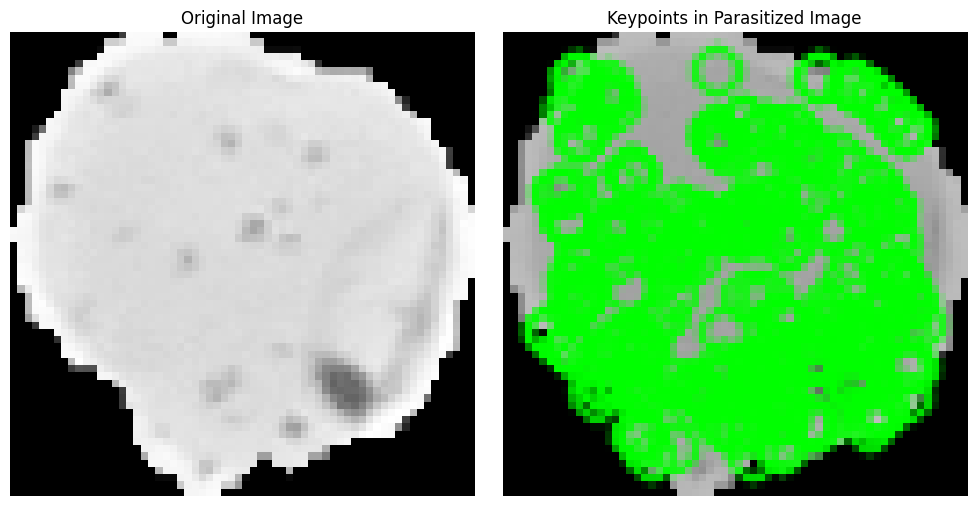
#> input picture paraoutput.png, 976 x 506 px
$ jupyter execute Image.ipynb
#> lines starting #> are read from the running program, lines starting #| are printed output that depends on the picture; after the words box and inside, x2 and y2 are one past the last pixel; in counts of white or black regions, pixels touching at a corner belong together
[cell 1]
import cv2
import numpy as np
import matplotlib.pyplot as plt

# Target dimensions
TARGET_WIDTH = 1400
TARGET_HEIGHT = 1100

# Load two images
img1 = cv2.imread('./paraoutput.png')
#> img1 is the input picture: shape (506, 976, 3); mean B, G, R 119.1, 180.2, 119.1
img2 = cv2.imread('./unparaoutput.png')
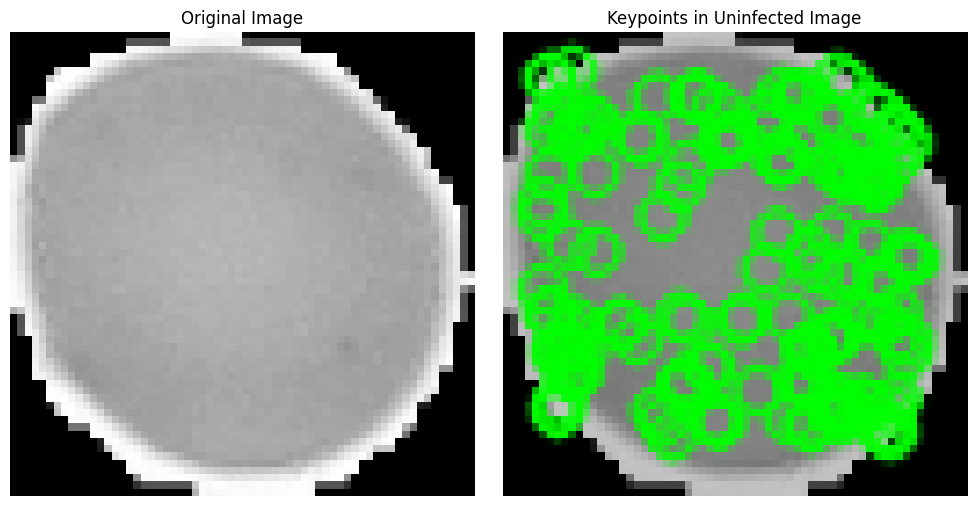
#> input picture unparaoutput.png, 976 x 506 px
#> img2 is the input picture: shape (506, 976, 3); mean B, G, R 117.9, 165.5, 117.9

# Check if images are loaded
if img1 is None or img2 is None:
    print("Error: One or both images could not be loaded. Check the file paths.")
    exit()

# Resize both images to the target width while maintaining aspect ratio
img1_resized = cv2.resize(img1, (TARGET_WIDTH, int(img1.shape[0] * TARGET_WIDTH / img1.shape[1])))
img2_resized = cv2.resize(img2, (TARGET_WIDTH, int(img2.shape[0] * TARGET_WIDTH / img2.shape[1])))

# Crop or stretch each image to make their combined height match the target height
half_height = TARGET_HEIGHT // 2  # Each image gets half the total height

# Resize the height of each image to half of the target height
img1_final = cv2.resize(img1_resized, (TARGET_WIDTH, half_height))
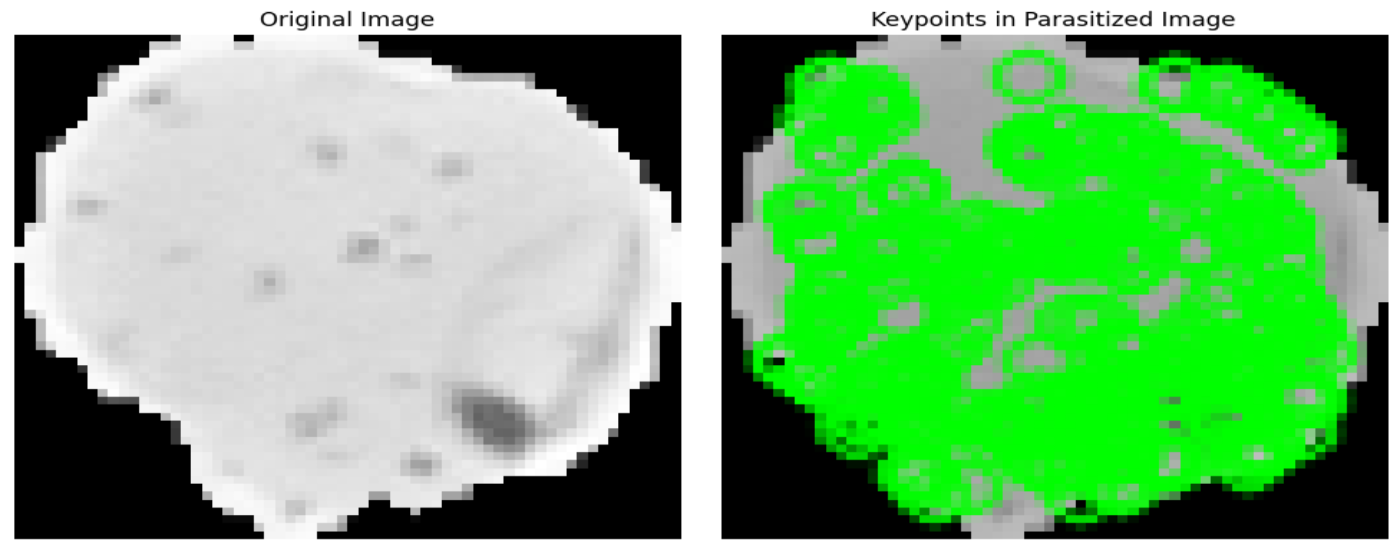
#> img1_final: shape (550, 1400, 3); mean B, G, R 119.1, 180.2, 119.1
img2_final = cv2.resize(img2_resized, (TARGET_WIDTH, half_height))
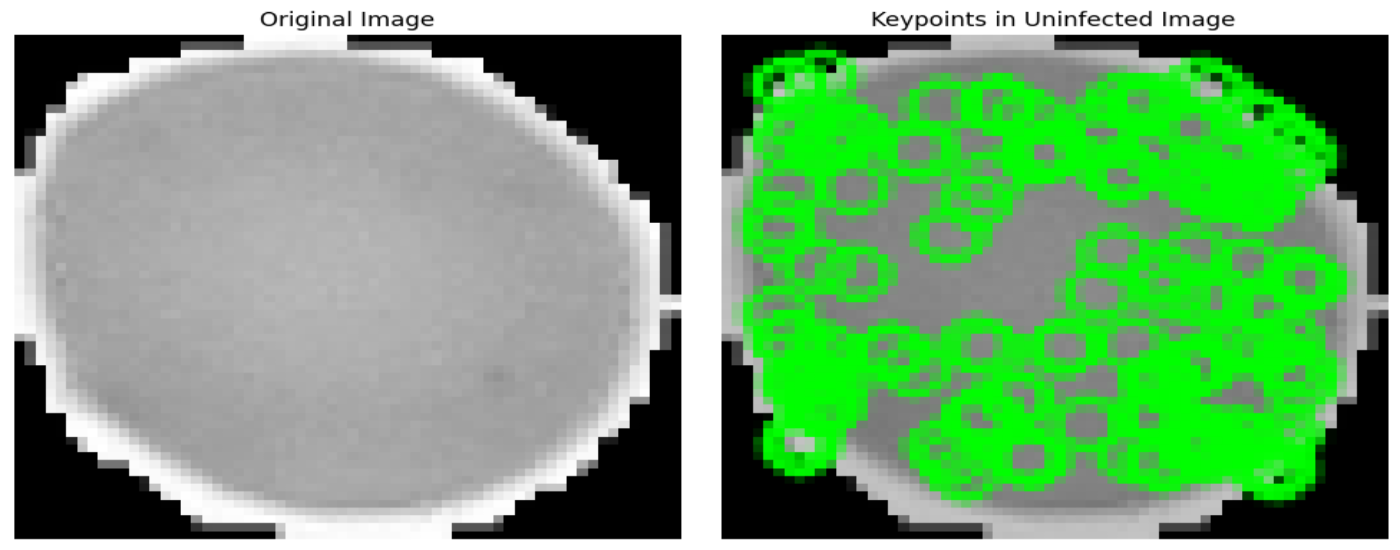
#> img2_final: shape (550, 1400, 3); mean B, G, R 117.8, 165.5, 117.8

def add_aesthetic_effects(image, padding=10, border_color=(255, 255, 255), radius=31):
#> called with padding = 20, border_color = (200, 200, 200), radius = 50
    h, w, _ = image.shape
#> h = 550; w = 1400

    # Add padding
    padded_image = cv2.copyMakeBorder(
        image, padding, padding, padding, padding, cv2.BORDER_CONSTANT, value=border_color
    )

    # Create rounded corners
    mask = np.zeros_like(padded_image, dtype=np.uint8)
    cv2.rectangle(mask, (padding, padding), (w + padding, h + padding), (255, 255, 255), -1)
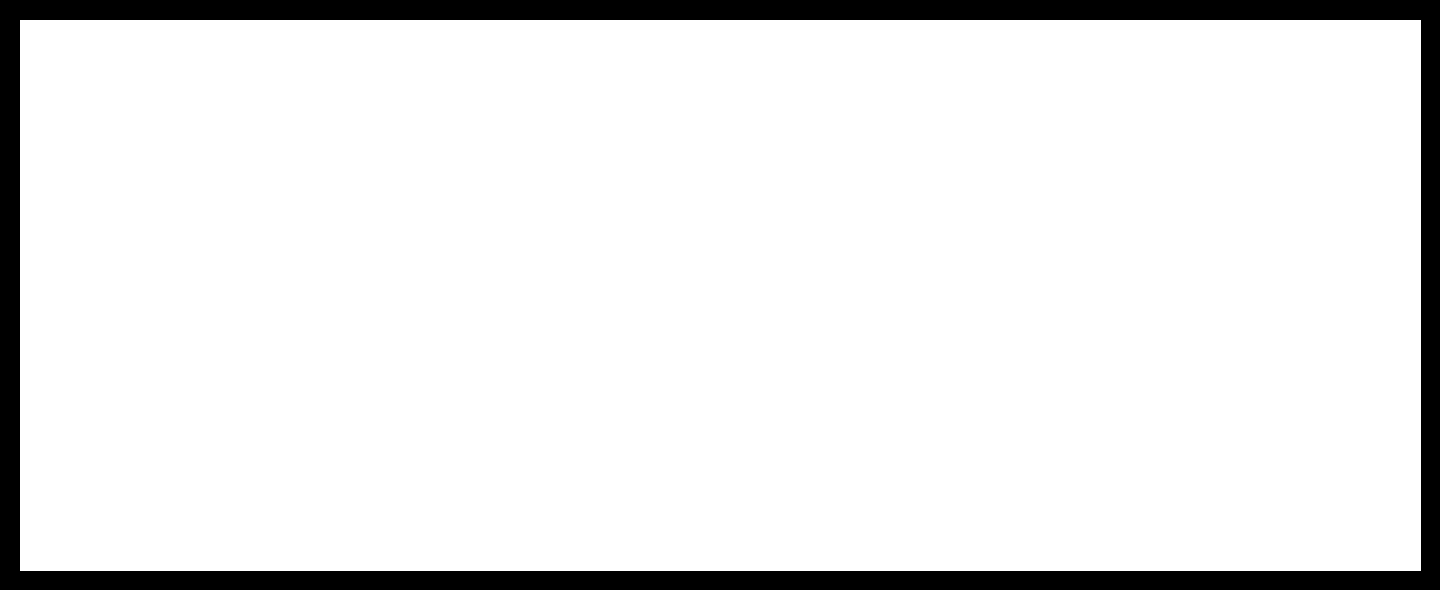
#> mask: shape (590, 1440, 3); 90.9% white; 1 black region, box (x1, y1, x2, y2) and area: (0, 0, 1440, 590) 77649

    # Ensure radius is odd for GaussianBlur
    radius = radius if radius % 2 == 1 else radius + 1
    mask = cv2.GaussianBlur(mask, (radius, radius), 0)

    return cv2.bitwise_and(padded_image, mask)


# Apply the aesthetic effects
img1_final = add_aesthetic_effects(img1_final, padding=20, border_color=(200, 200, 200), radius=50)
img2_final = add_aesthetic_effects(img2_final, padding=20, border_color=(200, 200, 200), radius=50)
#> call 2 of add_aesthetic_effects, with padding = 20, border_color = (200, 200, 200), radius = 50
#> in add_aesthetic_effects (call 2), `return cv2.bitwise_and(padded_image, mask)`:
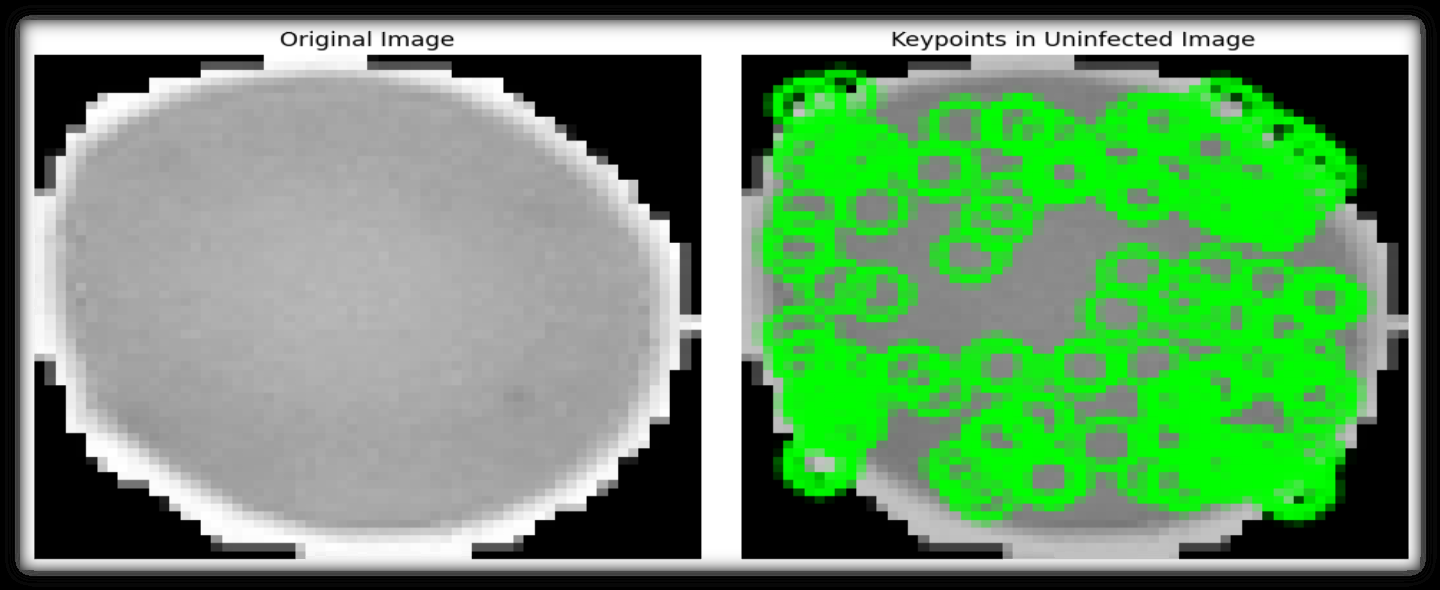
#> returned value: shape (590, 1440, 3); mean of channels 0, 1, 2 105.6, 148.8, 105.6; drawn as B, G, R

# Add a light gray separator between the images
padding_between_images = 20
separator = np.ones((padding_between_images, img1_final.shape[1], 3), dtype=np.uint8) * 240  # Light gray separator

# Stack images vertically with a separator in between
combined_image = np.vstack((img1_final, separator, img2_final))
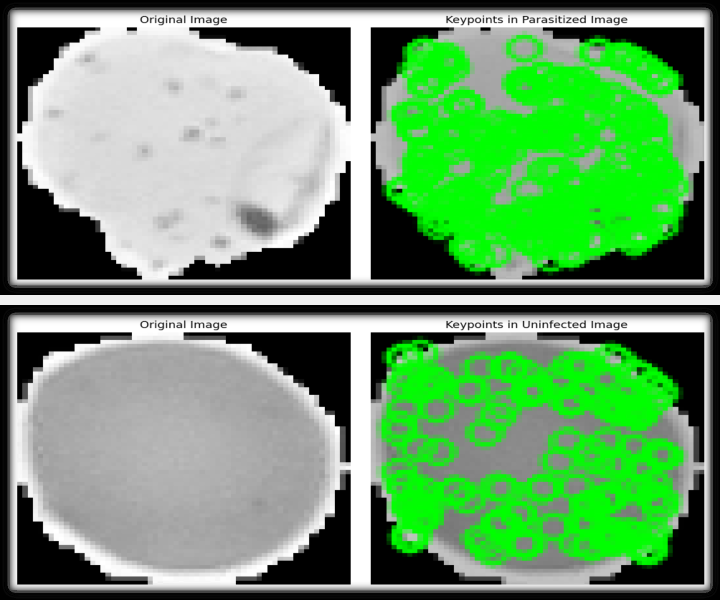
#> combined_image: shape (1200, 1440, 3) (shown at 1/2 size); mean B, G, R 108.4, 156.9, 108.4


# Save the combined image
cv2.imwrite('keypoints.jpg', combined_image)

# Display using matplotlib
plt.figure(figsize=(10, 8))
plt.imshow(cv2.cvtColor(combined_image, cv2.COLOR_BGR2RGB))  # Convert BGR to RGB for correct color display
plt.axis('off')  # Hide axes for better visualization
plt.title("Machine Learning Keypoints Extraction", fontsize=16, color="darkblue")
plt.show()

print("Combined image saved as 'keypoints.jpg'. Open it to view.")
